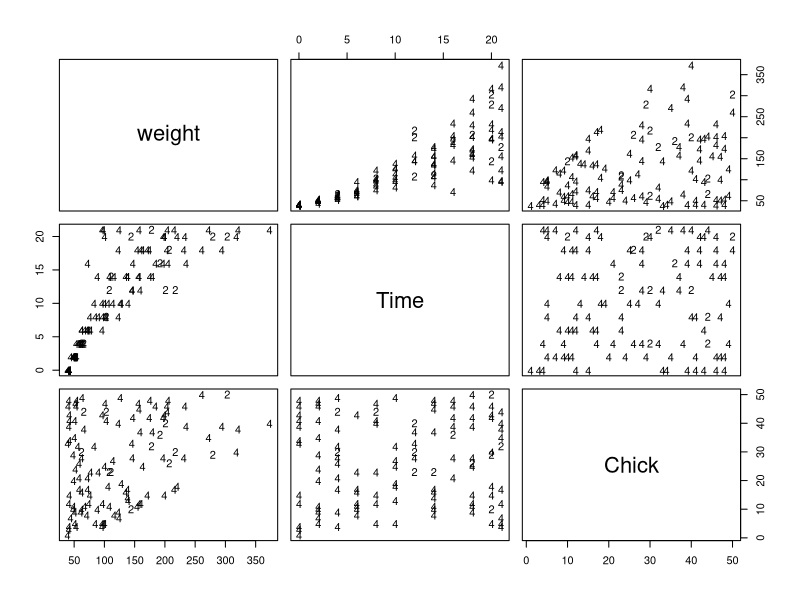

Generate this figure with R:
#Install Packages
#install.packages("class")
#Load required libraries
library(class)

#Loading data
dim(ChickWeight)
ChickWeight

#Data Summarization
summary(ChickWeight)

#Pembuatan KNN
indexes = sample(1:nrow(ChickWeight), size = 0.2*nrow(ChickWeight))
indexes

#Test
test = ChickWeight[indexes,]
test
head(test)
#Train
train = ChickWeight[-indexes,]
train
head(train)

#KNN
ChickWeight.KNN=knn(train[,-4],test[,-4],train[,4],k=5)
ChickWeight.KNN

#Cros Validasi
(table(ChickWeight.KNN,test[,4]))

#Visualisasi Pairs Plot
pairs(test[,1:3],pch=as.character(test[,4],col=c(1,4))[(test$Diet!=ChickWeight.KNN)+1])
